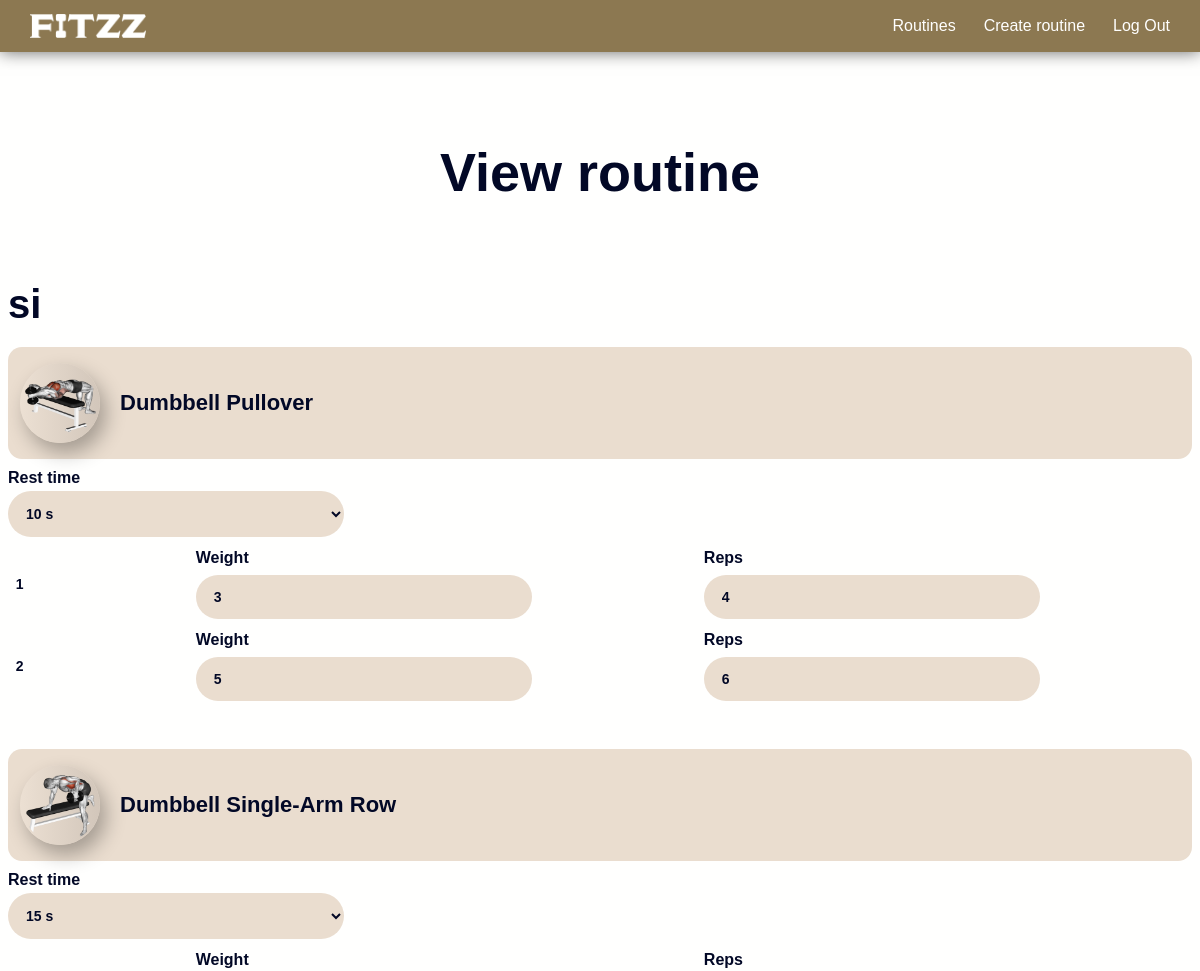
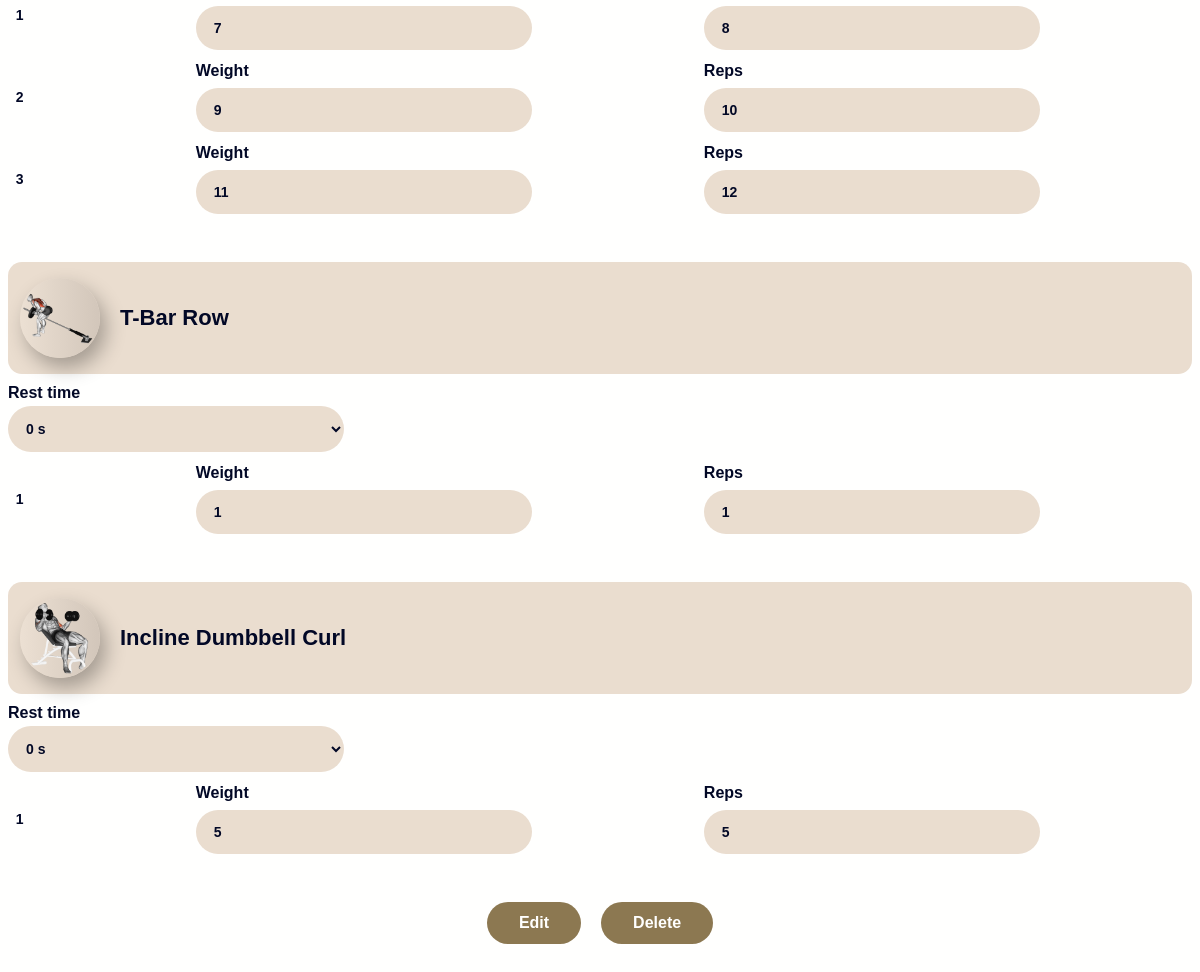
The page /view/9 (signed in) on the database its author committed (2 pictures, top to bottom).
### tables this page shows
CREATE TABLE routine (
  id INTEGER PRIMARY KEY AUTOINCREMENT,
  user_id INTEGER NOT NULL,
  name TEXT NOT NULL,
  FOREIGN KEY (user_id) REFERENCES user (id) ON DELETE CASCADE
);

CREATE TABLE exercise (
  id INTEGER PRIMARY KEY AUTOINCREMENT,
  muscle_group_id INTEGER NOT NULL,
  name TEXT NOT NULL,
  FOREIGN KEY (muscle_group_id) REFERENCES muscle_group (id) ON DELETE RESTRICT
);

CREATE TABLE routine_exercise (
  id INTEGER PRIMARY KEY AUTOINCREMENT,
  routine_id INTEGER NOT NULL,
  exercise_id INTEGER NOT NULL,
  position INTEGER NOT NULL,
  rest_time INTEGER DEFAULT NULL,
  FOREIGN KEY (routine_id) REFERENCES routine (id) ON DELETE CASCADE,
  FOREIGN KEY (exercise_id) REFERENCES exercise (id) ON DELETE RESTRICT
);

### app.py (the view)
@app.route("/view/<int:routine_id>")
@login_required
def view(routine_id):
    routine_name, exercises = fetch_routine(routine_id)
    return render_template(
        "view.html",
        routine_id=routine_id,
        routine_name=routine_name,
        exercises=exercises,
    )

### app.py (called while the page is built)
@app.after_request
def after_request(response):
    response.headers["Cache-Control"] = "no-cache, no-store, must-revalidate"
    response.headers["Expires"] = 0
    response.headers["Pragma"] = "no-cache"
    return response

### helpers.py (called while the page is built)
def exercise_image(name, muscle_group):
    exercises_path = "/static/images/exercises"
    name = name.lower().replace(" ", "_")
    muscle_group = muscle_group.lower()
    return f"{exercises_path}/{muscle_group}/{name}.png"

def format_seconds(seconds):
    if seconds < 60:
        return f"{seconds} s"
    minutes = seconds // 60
    remaining_seconds = seconds % 60
    return f"{minutes} min {remaining_seconds} s"

def login_required(f):
    @wraps(f)
    def decorated_function(*args, **kwargs):
        if session.get("user_id") is None:
            return redirect("/login")
        return f(*args, **kwargs)
    return decorated_function

### templates/view.html (shortened to what this page needs)
{% extends "base.html" %}
{% block main %}
    <div class="container title-region flex center-justify center-align">
        <h1 class="h1 text-center no-margin">View routine</h1>
    </div>
    <div class="container">
        <h3 class="h2">{{ routine_name }}</h3>
        <div>
            {% for id, exercise in exercises.items() %}
                <div class="exercise">
                    <div class="exercise-name flex gap center-align between-justify">
                        <div class="flex gap center-align">
                        <div class="image-container">
                            <img class="image" src="{{ exercise.name | exercise_image(exercise.muscle_group) }}" alt="{{ exercise.name }}">
                        </div>
                        <h3 class="h3 text-center no-margin">{{ exercise.name }}</h3>
                        </div>
                    </div>
                    <div class="select-group">
                        <label class="select-label">Rest time</label>
                        <select class="input static">
                        <option>{{ exercise.rest_time | format_seconds }}</option>
                        </select>
                    </div>
                    <div>
                        {% for set in exercise.sets %}
                            <div class="exercise-set flex gap center-align">
                                <p class="no-margin"> {{ loop.index }} </p>
                                <div class="input-wrapper flex gap center-align evenly-justify">
                                    <div class="input-group">
                                    <input class="input active" type="number" value="{{ set.weight }}" readonly>
                                    <label class="input-label">Weight</label>
                                    </div>
                                    <div class="input-group">
                                    <input class="input active" type="number" value="{{ set.repetitions }}" readonly>
                                    <label class="input-label">Reps</label>
                                    </div>
                                </div>
                            </div>
                        {% endfor %}
                    </div>
                </div>
            {% endfor %}
        <div class="flex gap center-justify">
            <form action="/edit/{{ routine_id }}" method="get">
                <button class="btn" type="submit">Edit</button>
            </form>
            <form action="/delete/{{ routine_id }}" method="get">
                <button class="btn" type="submit">Delete</button>
            </form>
        </div>
    </div>
{% endblock %}

### static/css/styles.css (style rules this page uses)
:root { --c-seashell: #f9f4ef; --c-dark-blue: #020826; --c-brown: #8c7851; --c-white: #fffffe; --c-almond: #eaddcf; --c-carmine: #f25042; --c-paragraph: #716040; }
html { scroll-behavior: smooth; }
body { font-family: 'General Sans', sans-serif; background-color: var(--c-white); }
img, picture, video, canvas, svg { max-width: 100%; display: block; user-select: none; }
.h1 { font-size: 3.375rem; font-weight: 700; margin-bottom: 1.5rem; color: var(--c-dark-blue); }
.h2 { font-size: 2.5rem; font-weight: 700; margin-bottom: 1.25rem; color: var(--c-dark-blue); }
.h3 { font-size: 1.625rem; font-weight: 700; margin-bottom: 1rem; color: var(--c-dark-blue); }
p { font-size: 1.125rem; font-weight: 400; line-height: 1.625; margin-bottom: 0.625rem; color: var(--c-paragraph); }
.text-center { text-align: center; }
.no-margin { margin: 0; }
.input-group { position: relative; margin-bottom: 0.75rem }
.input { width: 100%; font-size: 0.875rem; padding: 0.875rem 1.125rem; border-radius: 2rem; font-weight: 600; font-family: inherit; outline: none; border: none; background-color: var(--c-almond); color: var(--c-dark-blue); }
.input.active+.input-label { top: 0; left: 0; }
.input-group .input { margin-top: 1.625rem; }
.input-label { position: absolute; top: 2.3rem; left: 1.125rem; font-size: 1rem; font-weight: 600; pointer-events: none; transition: top 0.2s ease-in-out, left 0.2s ease-in-out; color: var(--c-dark-blue); }
.select-group { margin-bottom: 0.75rem; }
.select-group .input { display: block; padding-left: 0.875rem; padding-right: 0.875rem; }
.select-group .input.static { pointer-events: none; }
.select-label { display: block; font-size: 1rem; font-weight: 600; margin-bottom: 0.25rem; color: var(--c-dark-blue); }
::placeholder { color: gray; font-style: italic; }
.btn { font-size: 1rem; font-weight: 600; border-radius: 2rem; padding: 0.75rem 2rem; font-family: inherit; cursor: pointer; border: none; transition: background-color 0.3s ease-in-out, transform 0.3s ease; background-color: var(--c-brown); color: var(--c-white); }
.container { width: 100%; margin-left: auto; margin-right: auto; padding-left: 0.5rem; padding-right: 0.5rem; }
.title-region { height: 11rem; }
.container.title-region { margin-top: 2rem; margin-bottom: 1.375rem; }
.flex { display: flex; }
.flex.center-align { align-items: center; }
.flex.center-justify { justify-content: center; }
.flex.between-justify { justify-content: space-between; }
.flex.evenly-justify { justify-content: space-evenly; }
.flex.gap { gap: 1.25rem; }
.image-container .image { border-radius: 50%; width: 94%; pointer-events: none; }
.exercise { margin-bottom: 3rem; }
.exercise .exercise-name { height: 7rem; padding: 0 0.75rem; margin-bottom: 0.625rem; border-radius: 0.875rem; background-color: var(--c-almond); }
.exercise .exercise-name .image-container { width: 5rem; height: 5rem; min-width: 5rem; min-height: 5rem; border-radius: 50%; display: grid; place-items: center; box-shadow: 0.375rem 0.625rem 1.25rem rgba(0, 0, 0, 0.3); background: linear-gradient(to right, #ece0d3, #d2c6ba); }
.exercise .exercise-name .h3 { font-size: 1.25rem; }
.exercise .exercise-set { margin-bottom: 0.75rem; }
.exercise .exercise-set p { width: 1rem; font-size: 0.875rem; font-weight: 600; text-align: right; color: var(--c-dark-blue); }
.exercise .exercise-set .input-wrapper .input-group { margin-bottom: 0; }
.input-wrapper { width: 100%; }
@media (min-width: 576px) { .container { max-width: 576px; } }
@media (min-width: 768px) { .container { max-width: 768px; } }
@media (min-width: 768px) { .exercise .exercise-name .h3 { font-size: 1.375rem; } }
@media (min-width: 992px) { .container { max-width: 992px; } }
@media (min-width: 992px) { .input { width: 21rem; } }
@media (min-width: 1200px) { .container { max-width: 1200px; } }

### rows shown on the page
routine: name "si"
exercise: name "Dumbbell Pullover"
routine_exercise: rest_time "10 s"
exercise: name "Dumbbell Single-Arm Row"
routine_exercise: rest_time "15 s"
exercise: name "T-Bar Row"
routine_exercise: rest_time "0 s"
exercise: name "Incline Dumbbell Curl"
routine_exercise: rest_time "0 s"
